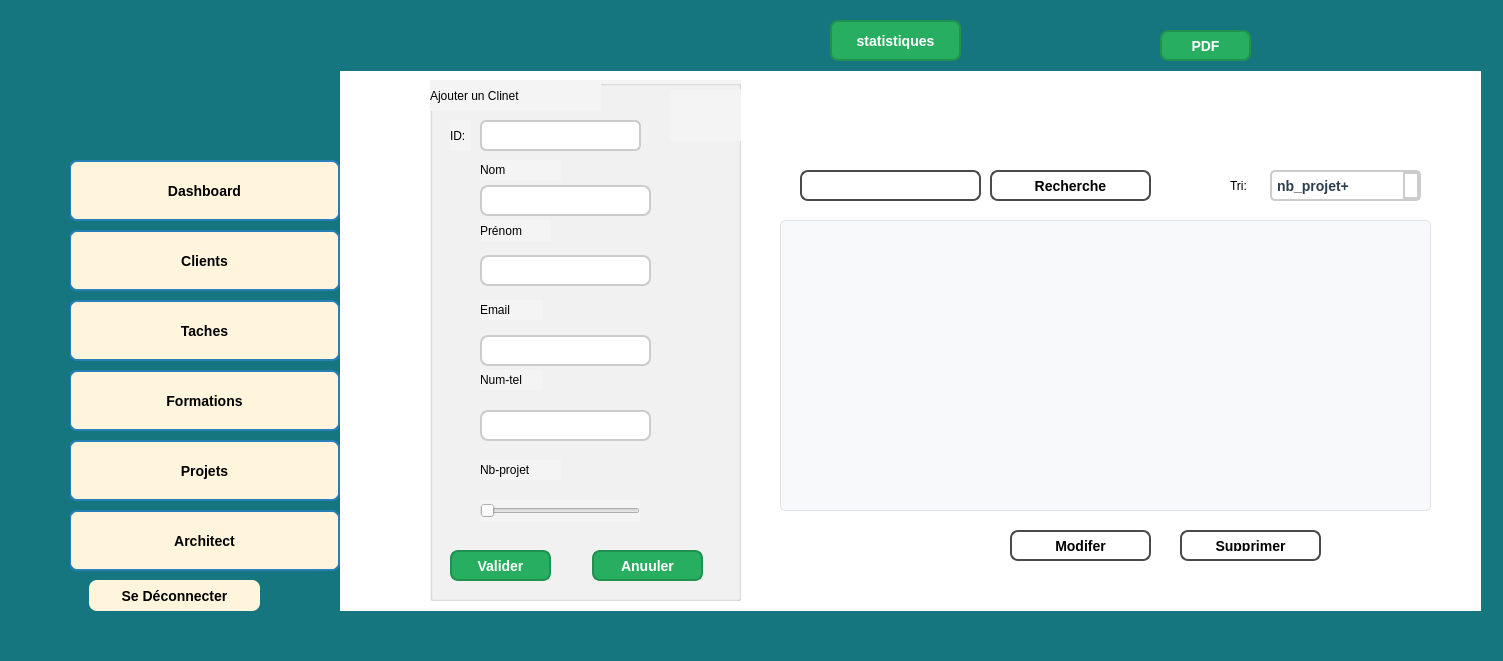
<?xml version="1.0" encoding="UTF-8"?>
<ui version="4.0">
 <class>Gclinet</class>
 <widget class="QMainWindow" name="Gclinet">
  <property name="geometry">
   <rect>
    <x>0</x>
    <y>0</y>
    <width>1503</width>
    <height>661</height>
   </rect>
  </property>
  <property name="windowTitle">
   <string>Gclinet</string>
  </property>
  <property name="styleSheet">
   <string notr="true">background-color: rgb(21, 118, 127);</string>
  </property>
  <widget class="QWidget" name="centralwidget">
   <widget class="QStackedWidget" name="stackedWidget">
    <property name="geometry">
     <rect>
      <x>70</x>
      <y>0</y>
      <width>1411</width>
      <height>611</height>
     </rect>
    </property>
    <property name="styleSheet">
     <string notr="true">background-color: rgb(255, 255, 255);
</string>
    </property>
    <property name="currentIndex">
     <number>0</number>
    </property>
    <widget class="QWidget" name="page">
     <widget class="QGroupBox" name="groupBox">
      <property name="geometry">
       <rect>
        <x>360</x>
        <y>80</y>
        <width>311</width>
        <height>521</height>
       </rect>
      </property>
      <property name="autoFillBackground">
       <bool>false</bool>
      </property>
      <property name="styleSheet">
       <string notr="true">/* Style du formulaire */
QWidget {
    background-color: #f4f4f4; /* Fond gris clair moderne */
}

/* Style des champs de saisie (ID, Formateur, Lieu, etc.) */
QLineEdit {
    background-color: white;
    border: 2px solid #cccccc;
    border-radius: 6px;
    padding: 5px;
    font-size: 14px;
}

QLineEdit:focus {
    border: 2px solid #3498db; /* Bleu moderne au focus */
}</string>
      </property>
      <property name="title">
       <string/>
      </property>
      <property name="alignment">
       <set>Qt::AlignmentFlag::AlignLeading|Qt::AlignmentFlag::AlignLeft|Qt::AlignmentFlag::AlignVCenter</set>
      </property>
      <property name="flat">
       <bool>false</bool>
      </property>
      <property name="checkable">
       <bool>false</bool>
      </property>
      <property name="checked">
       <bool>false</bool>
      </property>
      <widget class="QLabel" name="nomClient">
       <property name="geometry">
        <rect>
         <x>50</x>
         <y>80</y>
         <width>81</width>
         <height>20</height>
        </rect>
       </property>
       <property name="text">
        <string>Nom</string>
       </property>
       <property name="alignment">
        <set>Qt::AlignmentFlag::AlignLeading|Qt::AlignmentFlag::AlignLeft|Qt::AlignmentFlag::AlignVCenter</set>
       </property>
      </widget>
      <widget class="QLabel" name="prenomClient">
       <property name="geometry">
        <rect>
         <x>50</x>
         <y>140</y>
         <width>71</width>
         <height>21</height>
        </rect>
       </property>
       <property name="text">
        <string>Prénom</string>
       </property>
      </widget>
      <widget class="QLabel" name="emailClient">
       <property name="geometry">
        <rect>
         <x>50</x>
         <y>220</y>
         <width>63</width>
         <height>20</height>
        </rect>
       </property>
       <property name="text">
        <string>Email</string>
       </property>
      </widget>
      <widget class="QLabel" name="numClient">
       <property name="geometry">
        <rect>
         <x>50</x>
         <y>290</y>
         <width>63</width>
         <height>20</height>
        </rect>
       </property>
       <property name="text">
        <string>Num-tel</string>
       </property>
      </widget>
      <widget class="QLabel" name="nbcProjet">
       <property name="geometry">
        <rect>
         <x>50</x>
         <y>380</y>
         <width>81</width>
         <height>20</height>
        </rect>
       </property>
       <property name="text">
        <string>Nb-projet</string>
       </property>
      </widget>
      <widget class="QLineEdit" name="nomClient_2">
       <property name="geometry">
        <rect>
         <x>50</x>
         <y>105</y>
         <width>171</width>
         <height>31</height>
        </rect>
       </property>
       <property name="styleSheet">
        <string notr="true">background-color: rgb(255, 255, 255);


border-radius: 8px;
padding: 8px 16px;
font-size: 12px;
font-weight: bold;
</string>
       </property>
      </widget>
      <widget class="QLineEdit" name="prenomClient_2">
       <property name="geometry">
        <rect>
         <x>50</x>
         <y>175</y>
         <width>171</width>
         <height>31</height>
        </rect>
       </property>
       <property name="styleSheet">
        <string notr="true">background-color: rgb(255, 255, 255);


border-radius: 8px;
padding: 8px 16px;
font-size: 12px;
font-weight: bold;
</string>
       </property>
       <property name="alignment">
        <set>Qt::AlignmentFlag::AlignJustify|Qt::AlignmentFlag::AlignVCenter</set>
       </property>
      </widget>
      <widget class="QLineEdit" name="emailClient_2">
       <property name="geometry">
        <rect>
         <x>50</x>
         <y>255</y>
         <width>171</width>
         <height>31</height>
        </rect>
       </property>
       <property name="styleSheet">
        <string notr="true">background-color: rgb(255, 255, 255);


border-radius: 8px;
padding: 8px 16px;
font-size: 12px;
font-weight: bold;
</string>
       </property>
      </widget>
      <widget class="QLineEdit" name="numClient_2">
       <property name="geometry">
        <rect>
         <x>50</x>
         <y>330</y>
         <width>171</width>
         <height>31</height>
        </rect>
       </property>
       <property name="styleSheet">
        <string notr="true">background-color: rgb(255, 255, 255);


border-radius: 8px;
padding: 8px 16px;
font-size: 12px;
font-weight: bold;
</string>
       </property>
      </widget>
      <widget class="QPushButton" name="validerClient">
       <property name="geometry">
        <rect>
         <x>20</x>
         <y>470</y>
         <width>101</width>
         <height>31</height>
        </rect>
       </property>
       <property name="styleSheet">
        <string notr="true">QPushButton {
    background-color: #27ae60; /* Vert moderne */
    color: white;
    font-size: 14px;
    font-weight: bold;
    border: 2px solid #219150;
    border-radius: 8px;
    padding: 8px 15px;
    transition: all 0.3s ease-in-out;
}

/* Effet au survol */</string>
       </property>
       <property name="text">
        <string>Valider</string>
       </property>
      </widget>
      <widget class="QPushButton" name="anuulerClient">
       <property name="geometry">
        <rect>
         <x>162</x>
         <y>470</y>
         <width>111</width>
         <height>31</height>
        </rect>
       </property>
       <property name="styleSheet">
        <string notr="true">QPushButton {
    background-color: #27ae60; /* Vert moderne */
    color: white;
    font-size: 14px;
    font-weight: bold;
    border: 2px solid #219150;
    border-radius: 8px;
    padding: 8px 15px;
    transition: all 0.3s ease-in-out;
}

/* Effet au survol */</string>
       </property>
       <property name="text">
        <string>Anuuler</string>
       </property>
      </widget>
      <widget class="QSlider" name="nbcProjet_2">
       <property name="geometry">
        <rect>
         <x>50</x>
         <y>420</y>
         <width>160</width>
         <height>22</height>
        </rect>
       </property>
       <property name="orientation">
        <enum>Qt::Orientation::Horizontal</enum>
       </property>
      </widget>
      <widget class="QLabel" name="label_8">
       <property name="geometry">
        <rect>
         <x>240</x>
         <y>10</y>
         <width>81</width>
         <height>51</height>
        </rect>
       </property>
       <property name="styleSheet">
        <string notr="true">image: url(:/res/client.png);</string>
       </property>
       <property name="text">
        <string/>
       </property>
      </widget>
      <widget class="QLabel" name="label_7">
       <property name="geometry">
        <rect>
         <x>0</x>
         <y>0</y>
         <width>171</width>
         <height>31</height>
        </rect>
       </property>
       <property name="styleSheet">
        <string notr="true">font: 350 italic 12pt &quot;Nirmala UI&quot;;</string>
       </property>
       <property name="text">
        <string>Ajouter un Clinet</string>
       </property>
      </widget>
      <widget class="QLineEdit" name="IDC">
       <property name="geometry">
        <rect>
         <x>50</x>
         <y>40</y>
         <width>161</width>
         <height>31</height>
        </rect>
       </property>
       <property name="styleSheet">
        <string notr="true"/>
       </property>
      </widget>
      <widget class="QLabel" name="nomClient_3">
       <property name="geometry">
        <rect>
         <x>20</x>
         <y>40</y>
         <width>21</width>
         <height>31</height>
        </rect>
       </property>
       <property name="text">
        <string>ID:</string>
       </property>
       <property name="alignment">
        <set>Qt::AlignmentFlag::AlignLeading|Qt::AlignmentFlag::AlignLeft|Qt::AlignmentFlag::AlignVCenter</set>
       </property>
      </widget>
     </widget>
     <widget class="QTableView" name="tableView">
      <property name="geometry">
       <rect>
        <x>710</x>
        <y>220</y>
        <width>651</width>
        <height>291</height>
       </rect>
      </property>
      <property name="styleSheet">
       <string notr="true">QTableView {
    background-color: #f8f9fa; /* Fond général */
    alternate-background-color: #e9ecef; /* Lignes alternées */
    selection-background-color: #007BFF; /* Fond bleu pour la sélection */
    selection-color: white; /* Texte blanc quand sélectionné */
    border: 1px solid #dee2e6; /* Bordure légère */
    gridline-color: #ced4da; /* Grille plus douce */
    font-size: 14px; /* Taille de police plus lisible */
    border-radius: 5px;
}

QHeaderView::section {
    background-color: #007BFF; /* Fond bleu pour les en-têtes */
    color: white; /* Texte blanc */
    font-weight: bold;
    padding: 8px;
    border: 1px solid #0056b3;
    border-radius: 3px;
    text-align: center;
    font-size: 14px;
}

QTableView::item {
    padding: 6px;
    border-bottom: 1px solid #ddd;
    transition: background 0.3s ease-in-out; /* Animation douce */
}

QTableView::item:selected {
    background-color: #0056b3;
    color: white;
    font-weight: bold;
}

QTableView::item:hover {
    background-color: #d6e4ff; /* Effet de survol */
}
</string>
      </property>
     </widget>
     <widget class="QComboBox" name="tri">
      <property name="geometry">
       <rect>
        <x>1200</x>
        <y>170</y>
        <width>151</width>
        <height>31</height>
       </rect>
      </property>
      <property name="styleSheet">
       <string notr="true">QComboBox {
      border: 2px solid #3498db; /* Bleu moderne au focus */

        border: 2px solid #cccccc;

    border-radius: 5px; /* Coins arrondis */
    padding: 5px;
font-size: 14px;
    font-weight: bold;
    color: #2c3e50; /* Gris foncé pour un effet pro */
}

QComboBox:hover {
        border: 2px solid #cccccc;

}

QComboBox::drop-down {
    border: none;
     border: 2px solid #cccccc;

}</string>
      </property>
      <item>
       <property name="text">
        <string>nb_projet+</string>
       </property>
      </item>
      <item>
       <property name="text">
        <string>Nb-projet-</string>
       </property>
      </item>
     </widget>
     <widget class="QPushButton" name="buttonRechercher">
      <property name="geometry">
       <rect>
        <x>920</x>
        <y>170</y>
        <width>161</width>
        <height>31</height>
       </rect>
      </property>
      <property name="styleSheet">
       <string notr="true">QPushButton {
   
    color: Black;
    font-size: 14px;
    font-weight: bold;
    border: 2px solid #4A4A4A;
    border-radius: 8px;
    padding: 8px 15px;
    transition: all 0.3s ease-in-out;
}

QPushButton:hover {
    
    border: 2px solid #1f618d;
}

QPushButton:pressed {
    background-color: #1f618d; /* Bleu encore plus foncé au clic */
    border: 2px solid #154360;
}</string>
      </property>
      <property name="text">
       <string>Recherche</string>
      </property>
     </widget>
     <widget class="QPushButton" name="suppclient">
      <property name="geometry">
       <rect>
        <x>1110</x>
        <y>530</y>
        <width>141</width>
        <height>31</height>
       </rect>
      </property>
      <property name="styleSheet">
       <string notr="true">QPushButton {
   
    color: Black;
    font-size: 14px;
    font-weight: bold;
    border: 2px solid #4A4A4A;
    border-radius: 8px;
    padding: 8px 15px;
    transition: all 0.3s ease-in-out;
}

QPushButton:hover {
    
    border: 2px solid #1f618d;
}

QPushButton:pressed {
    background-color: #1f618d; /* Bleu encore plus foncé au clic */
    border: 2px solid #154360;
}</string>
      </property>
      <property name="text">
       <string>Supprimer</string>
      </property>
     </widget>
     <widget class="QLineEdit" name="lineEditPrenom">
      <property name="geometry">
       <rect>
        <x>730</x>
        <y>170</y>
        <width>181</width>
        <height>31</height>
       </rect>
      </property>
      <property name="styleSheet">
       <string notr="true">QLineEdit {
    background-color: white;
    color: black;
    font-size: 14px;
    font-weight: bold;
    border: 2px solid #4A4A4A; /* Bleu comme le bouton */
    border-radius: 8px;
    padding: 8px 15px;
    transition: all 0.3s ease-in-out;
}

QLineEdit:focus {
    border: 2px solid #1f618d; /* Changement au focus, comme le hover du bouton */
}
</string>
      </property>
      <property name="text">
       <string/>
      </property>
     </widget>
     <widget class="QPushButton" name="modifierClient">
      <property name="geometry">
       <rect>
        <x>940</x>
        <y>530</y>
        <width>141</width>
        <height>31</height>
       </rect>
      </property>
      <property name="styleSheet">
       <string notr="true">QPushButton {
   
    color: Black;
    font-size: 14px;
    font-weight: bold;
    border: 2px solid #4A4A4A;
    border-radius: 8px;
    padding: 8px 15px;
    transition: all 0.3s ease-in-out;
}

QPushButton:hover {
    
    border: 2px solid #1f618d;
}

QPushButton:pressed {
    background-color: #1f618d; /* Bleu encore plus foncé au clic */
    border: 2px solid #154360;
}</string>
      </property>
      <property name="text">
       <string>Modifer</string>
      </property>
     </widget>
     <widget class="QWidget" name="widget" native="true">
      <property name="geometry">
       <rect>
        <x>-1</x>
        <y>0</y>
        <width>271</width>
        <height>611</height>
       </rect>
      </property>
      <property name="styleSheet">
       <string notr="true">background-color: rgb(21, 118, 127);</string>
      </property>
      <widget class="QPushButton" name="pushButton_3">
       <property name="geometry">
        <rect>
         <x>0</x>
         <y>160</y>
         <width>271</width>
         <height>61</height>
        </rect>
       </property>
       <property name="maximumSize">
        <size>
         <width>16777200</width>
         <height>16777208</height>
        </size>
       </property>
       <property name="styleSheet">
        <string notr="true">QPushButton {
   background-color: rgb(255, 245, 221);
    color: Black;
    font-size: 14px;
    font-weight: bold;
    border: 2px solid #2980b9;
    border-radius: 8px;
    padding: 8px 15px;
    transition: all 0.3s ease-in-out;
}

QPushButton:hover {
    background-color: #2980b9; /* Bleu plus foncé au survol */
    border: 2px solid #1f618d;
}

QPushButton:pressed {
    background-color: #1f618d; /* Bleu encore plus foncé au clic */
    border: 2px solid #154360;
}</string>
       </property>
       <property name="text">
        <string>Dashboard</string>
       </property>
       <property name="icon">
        <iconset resource="img.qrc">
         <normaloff>:/res/dashboard.png</normaloff>:/res/dashboard.png</iconset>
       </property>
       <property name="iconSize">
        <size>
         <width>35</width>
         <height>35</height>
        </size>
       </property>
      </widget>
      <widget class="QPushButton" name="pushButton_4">
       <property name="geometry">
        <rect>
         <x>0</x>
         <y>230</y>
         <width>271</width>
         <height>61</height>
        </rect>
       </property>
       <property name="maximumSize">
        <size>
         <width>16777200</width>
         <height>16777208</height>
        </size>
       </property>
       <property name="styleSheet">
        <string notr="true">QPushButton {
   background-color: rgb(255, 245, 221);
    color: Black;
    font-size: 14px;
    font-weight: bold;
    border: 2px solid #2980b9;
    border-radius: 8px;
    padding: 8px 15px;
    transition: all 0.3s ease-in-out;
}

QPushButton:hover {
    background-color: #2980b9; /* Bleu plus foncé au survol */
    border: 2px solid #1f618d;
}

QPushButton:pressed {
    background-color: #1f618d; /* Bleu encore plus foncé au clic */
    border: 2px solid #154360;
}</string>
       </property>
       <property name="text">
        <string>Clients</string>
       </property>
       <property name="icon">
        <iconset resource="img.qrc">
         <normaloff>:/res/client.png</normaloff>:/res/client.png</iconset>
       </property>
       <property name="iconSize">
        <size>
         <width>35</width>
         <height>35</height>
        </size>
       </property>
      </widget>
      <widget class="QPushButton" name="pushButton_6">
       <property name="geometry">
        <rect>
         <x>0</x>
         <y>370</y>
         <width>271</width>
         <height>61</height>
        </rect>
       </property>
       <property name="maximumSize">
        <size>
         <width>16777200</width>
         <height>16777208</height>
        </size>
       </property>
       <property name="styleSheet">
        <string notr="true">QPushButton {
   background-color: rgb(255, 245, 221);
    color: Black;
    font-size: 14px;
    font-weight: bold;
    border: 2px solid #2980b9;
    border-radius: 8px;
    padding: 8px 15px;
    transition: all 0.3s ease-in-out;
}

QPushButton:hover {
    background-color: #2980b9; /* Bleu plus foncé au survol */
    border: 2px solid #1f618d;
}

QPushButton:pressed {
    background-color: #1f618d; /* Bleu encore plus foncé au clic */
    border: 2px solid #154360;
}</string>
       </property>
       <property name="text">
        <string>Formations</string>
       </property>
       <property name="icon">
        <iconset resource="img.qrc">
         <normaloff>:/res/formation.png</normaloff>:/res/formation.png</iconset>
       </property>
       <property name="iconSize">
        <size>
         <width>35</width>
         <height>35</height>
        </size>
       </property>
      </widget>
      <widget class="QPushButton" name="pushButton_5">
       <property name="geometry">
        <rect>
         <x>0</x>
         <y>300</y>
         <width>271</width>
         <height>61</height>
        </rect>
       </property>
       <property name="maximumSize">
        <size>
         <width>16777200</width>
         <height>16777208</height>
        </size>
       </property>
       <property name="styleSheet">
        <string notr="true">QPushButton {
   background-color: rgb(255, 245, 221);
    color: Black;
    font-size: 14px;
    font-weight: bold;
    border: 2px solid #2980b9;
    border-radius: 8px;
    padding: 8px 15px;
    transition: all 0.3s ease-in-out;
}

QPushButton:hover {
    background-color: #2980b9; /* Bleu plus foncé au survol */
    border: 2px solid #1f618d;
}

QPushButton:pressed {
    background-color: #1f618d; /* Bleu encore plus foncé au clic */
    border: 2px solid #154360;
}</string>
       </property>
       <property name="text">
        <string>Taches</string>
       </property>
       <property name="icon">
        <iconset resource="img.qrc">
         <normaloff>:/res/tache.png</normaloff>:/res/tache.png</iconset>
       </property>
       <property name="iconSize">
        <size>
         <width>35</width>
         <height>35</height>
        </size>
       </property>
      </widget>
      <widget class="QPushButton" name="pushButton_7">
       <property name="geometry">
        <rect>
         <x>0</x>
         <y>440</y>
         <width>271</width>
         <height>61</height>
        </rect>
       </property>
       <property name="maximumSize">
        <size>
         <width>16777200</width>
         <height>16777208</height>
        </size>
       </property>
       <property name="styleSheet">
        <string notr="true">QPushButton {
   background-color: rgb(255, 245, 221);
    color: Black;
    font-size: 14px;
    font-weight: bold;
    border: 2px solid #2980b9;
    border-radius: 8px;
    padding: 8px 15px;
    transition: all 0.3s ease-in-out;
}

QPushButton:hover {
    background-color: #2980b9; /* Bleu plus foncé au survol */
    border: 2px solid #1f618d;
}

QPushButton:pressed {
    background-color: #1f618d; /* Bleu encore plus foncé au clic */
    border: 2px solid #154360;
}</string>
       </property>
       <property name="text">
        <string>Projets</string>
       </property>
       <property name="icon">
        <iconset resource="img.qrc">
         <normaloff>:/res/projet.png</normaloff>:/res/projet.png</iconset>
       </property>
       <property name="iconSize">
        <size>
         <width>35</width>
         <height>35</height>
        </size>
       </property>
      </widget>
      <widget class="QLabel" name="label_2">
       <property name="geometry">
        <rect>
         <x>30</x>
         <y>-20</y>
         <width>181</width>
         <height>171</height>
        </rect>
       </property>
       <property name="styleSheet">
        <string notr="true">image: url(:/res/logo1.png);</string>
       </property>
       <property name="text">
        <string/>
       </property>
      </widget>
      <widget class="QPushButton" name="pushButton">
       <property name="geometry">
        <rect>
         <x>20</x>
         <y>580</y>
         <width>171</width>
         <height>31</height>
        </rect>
       </property>
       <property name="styleSheet">
        <string notr="true">background-color: rgb(255, 245, 221);
border-radius: 8px;
padding: 8px 8px;
font-size: 14px;
font-weight: bold;</string>
       </property>
       <property name="text">
        <string>Se Déconnecter</string>
       </property>
      </widget>
      <widget class="QPushButton" name="pushButton_16">
       <property name="geometry">
        <rect>
         <x>0</x>
         <y>510</y>
         <width>271</width>
         <height>61</height>
        </rect>
       </property>
       <property name="maximumSize">
        <size>
         <width>16777200</width>
         <height>16777208</height>
        </size>
       </property>
       <property name="styleSheet">
        <string notr="true">QPushButton {
   background-color: rgb(255, 245, 221);
    color: Black;
    font-size: 14px;
    font-weight: bold;
    border: 2px solid #2980b9;
    border-radius: 8px;
    padding: 8px 15px;
    transition: all 0.3s ease-in-out;
}

QPushButton:hover {
    background-color: #2980b9; /* Bleu plus foncé au survol */
    border: 2px solid #1f618d;
}

QPushButton:pressed {
    background-color: #1f618d; /* Bleu encore plus foncé au clic */
    border: 2px solid #154360;
}</string>
       </property>
       <property name="text">
        <string>Architect</string>
       </property>
       <property name="icon">
        <iconset resource="img.qrc">
         <normaloff>:/res/aeeeee.png</normaloff>:/res/aeeeee.png</iconset>
       </property>
       <property name="iconSize">
        <size>
         <width>35</width>
         <height>35</height>
        </size>
       </property>
      </widget>
     </widget>
     <widget class="QWidget" name="widget_3" native="true">
      <property name="geometry">
       <rect>
        <x>270</x>
        <y>0</y>
        <width>1141</width>
        <height>71</height>
       </rect>
      </property>
      <property name="styleSheet">
       <string notr="true">background-color: rgb(21, 118, 127);</string>
      </property>
      <widget class="QPushButton" name="pushButton_18">
       <property name="geometry">
        <rect>
         <x>490</x>
         <y>20</y>
         <width>131</width>
         <height>41</height>
        </rect>
       </property>
       <property name="styleSheet">
        <string notr="true">QPushButton {
    background-color: #27ae60; /* Vert moderne */
    color: white;
    font-size: 14px;
    font-weight: bold;
    border: 2px solid #219150;
    border-radius: 8px;
    padding: 8px 15px;
    transition: all 0.3s ease-in-out;
}

/* Effet au survol */</string>
       </property>
       <property name="text">
        <string>statistiques</string>
       </property>
      </widget>
      <widget class="QPushButton" name="exportPdfButton">
       <property name="geometry">
        <rect>
         <x>820</x>
         <y>30</y>
         <width>91</width>
         <height>31</height>
        </rect>
       </property>
       <property name="styleSheet">
        <string notr="true">QPushButton {
    background-color: #27ae60; /* Vert moderne */
    color: white;
    font-size: 14px;
    font-weight: bold;
    border: 2px solid #219150;
    border-radius: 8px;
    padding: 8px 15px;
    transition: all 0.3s ease-in-out;
}

/* Effet au survol */</string>
       </property>
       <property name="text">
        <string>PDF</string>
       </property>
       <property name="iconSize">
        <size>
         <width>35</width>
         <height>35</height>
        </size>
       </property>
      </widget>
      <widget class="QLabel" name="label_4">
       <property name="geometry">
        <rect>
         <x>410</x>
         <y>20</y>
         <width>71</width>
         <height>41</height>
        </rect>
       </property>
       <property name="styleSheet">
        <string notr="true">image: url(:/res/stats.png);</string>
       </property>
       <property name="text">
        <string/>
       </property>
      </widget>
      <widget class="QLabel" name="label_5">
       <property name="geometry">
        <rect>
         <x>760</x>
         <y>30</y>
         <width>51</width>
         <height>31</height>
        </rect>
       </property>
       <property name="styleSheet">
        <string notr="true">image: url(:/res/pdffffffffff.png);</string>
       </property>
       <property name="text">
        <string/>
       </property>
      </widget>
      <widget class="QLabel" name="label_6">
       <property name="geometry">
        <rect>
         <x>1070</x>
         <y>0</y>
         <width>61</width>
         <height>51</height>
        </rect>
       </property>
       <property name="styleSheet">
        <string notr="true">image: url(:/res/4444.png);</string>
       </property>
       <property name="text">
        <string/>
       </property>
      </widget>
     </widget>
     <widget class="QLabel" name="label_9">
      <property name="geometry">
       <rect>
        <x>1160</x>
        <y>170</y>
        <width>31</width>
        <height>31</height>
       </rect>
      </property>
      <property name="styleSheet">
       <string notr="true">font: 350 italic 12pt &quot;Nirmala UI&quot;;</string>
      </property>
      <property name="text">
       <string>Tri:</string>
      </property>
     </widget>
    </widget>
    <widget class="QWidget" name="page_2">
     <widget class="QPushButton" name="pushButton_2">
      <property name="geometry">
       <rect>
        <x>210</x>
        <y>0</y>
        <width>161</width>
        <height>31</height>
       </rect>
      </property>
      <property name="text">
       <string>Acceuil</string>
      </property>
     </widget>
    </widget>
   </widget>
  </widget>
  <widget class="QMenuBar" name="menubar">
   <property name="geometry">
    <rect>
     <x>0</x>
     <y>0</y>
     <width>1503</width>
     <height>26</height>
    </rect>
   </property>
  </widget>
  <widget class="QStatusBar" name="statusbar"/>
 </widget>
 <resources>
  <include location="img.qrc"/>
 </resources>
 <connections/>
</ui>
